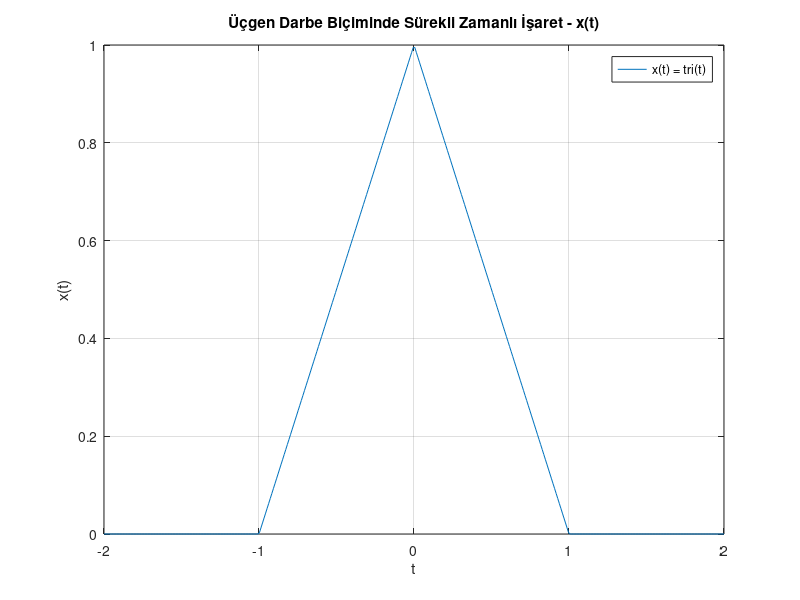
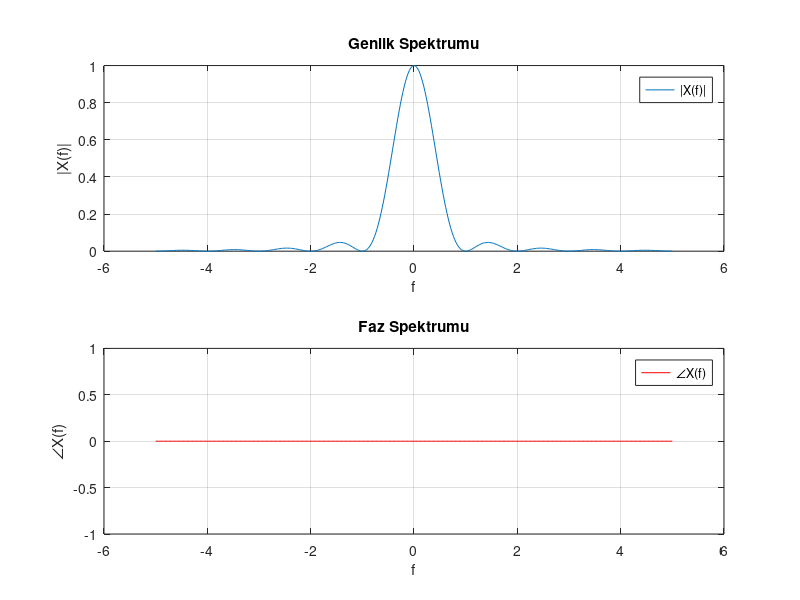

The MATLAB script that drew these images, in order: (Note: this script raises an error after producing the figures.)
% Mehmet ALTINTAŞ 1901022065
% ELM 264 PROJE 2- PROBLEM 1_a
% t aralığını belirleyelim
t = linspace(-2, 2, 400);

% x(t) fonksiyonunu tanımlayalım
x = (abs(t) < 1) .* (1 - abs(t));

% Grafiği çizelim
figure;
plot(t, x, 'DisplayName', 'x(t) = tri(t)');
xlabel('t');
ylabel('x(t)');
title('Üçgen Darbe Biçiminde Sürekli Zamanlı İşaret - x(t)');
grid on;
legend show;


% Mehmet ALTINTAŞ 1901022065
% ELM 264 PROJE 2- PROBLEM 1_b
% Frekans aralığını belirleyelim
f = linspace(-5, 5, 400);

% sinc fonksiyonunu tanımlayalım
sinc_func = @(x) arrayfun(@(y) (y == 0) * 1 + (y ~= 0) * sin(pi*y)./(pi*y), x);

% Genlik spektrumunu hesaplayalım
X_f = sinc_func(f).^2;

% Faz spektrumu
angle_X_f = angle(X_f);

% Genlik spektrumu grafiği
figure('Position', [100, 100, 1200, 600]);

subplot(2, 1, 1);
plot(f, X_f, 'DisplayName', '|X(f)|');
xlabel('f');
ylabel('|X(f)|');
title('Genlik Spektrumu');
grid on;
legend show;

% Faz spektrumu grafiği
subplot(2, 1, 2);
plot(f, angle_X_f, 'DisplayName', '∠X(f)', 'Color', 'r');
xlabel('f');
ylabel('∠X(f)');
title('Faz Spektrumu');
grid on;
legend show;

sgtitle('x(t) işaretinin Genlik ve Faz Spektrumu');


% Mehmet ALTINTAŞ 1901022065
% ELM 264 PROJE 2- PROBLEM 1_c
% Frekans aralığını belirleyelim
f = linspace(-5, 5, 400);

% sinc fonksiyonunu tanımlayalım
sinc_func = @(x) arrayfun(@(y) (y == 0) * 1 + (y ~= 0) * sin(pi*y)./(pi*y), x);

% Genlik spektrumunu hesaplayalım
X_f = sinc_func(f).^2;
Y_f_magnitude = X_f;

% Faz spektrumu
Y_f_phase = -2 * pi * f * 5;

% Genlik spektrumu grafiği
figure('Position', [100, 100, 1200, 600]);

subplot(2, 1, 1);
plot(f, Y_f_magnitude, 'DisplayName', '|Y(f)|');
xlabel('f');
ylabel('|Y(f)|');
title('Genlik Spektrumu');
grid on;
legend show;

% Faz spektrumu grafiği
subplot(2, 1, 2);
plot(f, Y_f_phase, 'DisplayName', '∠Y(f)', 'Color', [1, 0.5, 0]); 
xlabel('f');
ylabel('∠Y(f)');
title('Faz Spektrumu');
grid on;
legend show;

sgtitle('y(t)=x(t−5) işaretinin Genlik ve Faz Spektrumu');


% Mehmet ALTINTAŞ 1901022065
% ELM 264 PROJE 2- PROBLEM 1_d
% Frekans aralığını belirleyelim
f = linspace(-2e6, 2e6, 4000);

% sinc fonksiyonunu tanımlayalım
sinc_func = @(x) arrayfun(@(y) (y == 0) * 1 + (y ~= 0) * sin(pi*y)./(pi*y), x);

% Genlik spektrumunu hesaplayalım
X_f_pos = sinc_func((f - 927e3) / pi).^2;
X_f_neg = sinc_func((f + 927e3) / pi).^2;
Y_f_magnitude = 0.5 * (X_f_pos + X_f_neg);

% Faz spektrumu
Y_f_phase = zeros(size(f));

% Genlik spektrumu grafiği
figure('Position', [100, 100, 1200, 600]);

subplot(2, 1, 1);
plot(f, Y_f_magnitude, 'DisplayName', '|Y(f)|');
xlabel('f (Hz)');
ylabel('|Y(f)|');
title('Genlik Spektrumu');
grid on;
legend show;

% Faz spektrumu grafiği
subplot(2, 1, 2);
plot(f, Y_f_phase, 'DisplayName', '∠Y(f)', 'Color', [1, 0.5, 0]); 
xlabel('f (Hz)');
ylabel('∠Y(f)');
title('Faz Spektrumu');
grid on;
legend show;

sgtitle('y(t) = x(t)cos(2𝜋.927.(10^3)t) işaretinin Genlik ve Faz Spektrumu');


% Mehmet ALTINTAŞ 1901022065
% ELM 264 PROJE 2- PROBLEM 1_e
% Frekans aralığını belirleyelim
f = linspace(-5, 5, 1000);

% sinc fonksiyonunu tanımlayalım
sinc_func = @(x) arrayfun(@(y) (y == 0) * 1 + (y ~= 0) * sin(pi*y)./(pi*y), x);

% Genlik spektrumunu hesaplayalım
magnitude_spectrum = 3 * sinc_func(3 * f).^2;

% Genlik spektrumunu çizelim
figure('Position', [100, 100, 1000, 600]);
plot(f, magnitude_spectrum, 'DisplayName', '|Y(f)|');
title('Genlik Spektrumu ');
xlabel('f (Hz)');
ylabel('|Y(f)|');
grid on;
legend show;

% Faz spektrumu sıfır
phase_spectrum = zeros(size(f));

% Faz spektrumunu çizelim
figure('Position', [100, 100, 1000, 600]);
plot(f, phase_spectrum, 'DisplayName', ' ∠Y(f)');
title('Faz Spektrumu ');
xlabel('f (Hz)');
ylabel('∠Y(f)');
grid on;
legend show;

sgtitle('y(t) = (1/3)x(t/3) işaretinin Genlik ve Faz Spektrumu');

% Mehmet ALTINTAŞ 1901022065
% ELM 264 PROJE 2- PROBLEM 1_f
% Sinc fonksiyonunu tanımlayalım
sinc_func = @(x) sin(pi*x)./(pi*x);

% Frekans aralığını tanımlayalım
f = linspace(-5, 5, 1000);

% Genlik ve faz spektrumunu hesaplayalım
H_f = sinc_func(f);
amplitude_spectrum = abs(H_f);
phase_spectrum = angle(H_f);

% Genlik spektrumunu çizelim
figure('Position', [100, 100, 1200, 600]);

subplot(2, 1, 1);
plot(f, amplitude_spectrum);
title('Genlik Spektrumu');
xlabel('f(Hz)');
ylabel('|H(f)|');
grid on;

% Faz spektrumunu çizelim
subplot(2, 1, 2);
plot(f, phase_spectrum);
title('Faz Spektrumu');
xlabel('f(Hz)');
ylabel('∠H(f)');
grid on;

sgtitle('m(t) = rect(t) Genlik ve Faz Spektrumları');


% Mehmet ALTINTAŞ 1901022065
% ELM 264 PROJE 2- PROBLEM 2_a
% Frekans aralığı
omega = linspace(-pi, pi, 400);

% Genlik spektrumu
X_mag = 1 ./ sqrt((1 - 0.8 * cos(omega)).^2 + (0.8 * sin(omega)).^2);

% Faz spektrumu
X_phase = -atan2(0.8 * sin(omega), 1 - 0.8 * cos(omega));

% Genlik spektrumunu çizelim
figure('Position', [100, 100, 1000, 400]);

subplot(1, 2, 1);
plot(omega, X_mag);
title('Genlik Spektrumu ');
xlabel('f(ω)');
ylabel('|X(e^{jω})|');
grid on;

% Faz spektrumunu çizelim
subplot(1, 2, 2);
plot(omega, X_phase);
title('Faz Spektrumu');
xlabel('f(ω)');
ylabel('∠X(e^{jω})');
grid on;

sgtitle(' x[n] işaretinin Genlik ve Faz Spektrumu');



% Mehmet ALTINTAŞ 1901022065
% ELM 264 PROJE 2- PROBLEM 2_b
% Frekans aralığı
omega = linspace(-pi, pi, 400);

% Orijinal genlik ve faz spektrumları
X_mag = 1 ./ sqrt((1 - 0.8 * cos(omega)).^2 + (0.8 * sin(omega)).^2);
X_phase = -atan2(0.8 * sin(omega), 1 - 0.8 * cos(omega));

% Kaydırılmış sinyalin genlik spektrumu
Y_mag_shifted = X_mag;

% Kaydırılmış sinyalin faz spektrumu
Y_phase_shifted = X_phase - 5 * omega;

% Genlik spektrumunu çizelim
figure('Position', [100, 100, 1000, 400]);

subplot(1, 2, 1);
plot(omega, Y_mag_shifted);
title('Genlik Spektrumu');
xlabel('f(ω)');
ylabel('|Y(e^{jω})|');
grid on;

% Faz spektrumunu çizelim
subplot(1, 2, 2);
plot(omega, Y_phase_shifted);
title('Faz Spektrumu');
xlabel('f(ω)');
ylabel('∠Y(e^{jω})');
grid on;

sgtitle(' y[n] = x[n - 5] işaretinin Genlik ve Faz Spektrumu');

% Mehmet ALTINTAŞ 1901022065
% ELM 264 PROJE 2- PROBLEM 2_c
% Frekans aralığı
omega = linspace(-pi, pi, 400);

% Y(e^jω) fonksiyonunu çağırmak
Y_f_derivative = Y_func(omega);

% Genlik spektrumu
Y_mag_derivative = abs(Y_f_derivative);

% Faz spektrumu
Y_phase_derivative = angle(Y_f_derivative);

% Genlik spektrumunu çizelim
figure('Position', [100, 100, 1000, 400]);

subplot(1, 2, 1);
plot(omega, Y_mag_derivative);
title('Genlik Spektrumu');
xlabel('f(ω)');
ylabel('|Y(e^{jω})|');
grid on;

% Faz spektrumunu çizelim
subplot(1, 2, 2);
plot(omega, Y_phase_derivative);
title('Faz Spektrumu');
xlabel('f(ω)');
ylabel('∠Y(e^{jω})');
grid on;

sgtitle('y[n] = nx[n] işaretinin Genlik ve Faz Spektrumu');


% Mehmet ALTINTAŞ 1901022065
% ELM 264 PROJE 2- PROBLEM 2_d
% Frekans aralığı
omega = linspace(-pi, pi, 400);

% Orijinal genlik ve faz spektrumları
X_mag = 1 ./ sqrt((1 - 0.8 * cos(omega)).^2 + (0.8 * sin(omega)).^2);
X_phase = -atan2(0.8 * sin(omega), 1 - 0.8 * cos(omega));

% Yansıyan sinyalin genlik spektrumu
Y_mag_reflected = X_mag;

% Yansıyan sinyalin faz spektrumu
Y_phase_reflected = -X_phase;

% Genlik spektrumunu çizelim
figure('Position', [100, 100, 1000, 400]);

subplot(1, 2, 1);
plot(omega, Y_mag_reflected);
title('Genlik Spektrumu');
xlabel('f(ω)');
ylabel('|Y(e^{jω})|');
grid on;

% Faz spektrumunu çizelim
subplot(1, 2, 2);
plot(omega, Y_phase_reflected);
title('Faz Spektrumu');
xlabel('f(ω)');
ylabel('∠Y(e^{jω})');
grid on;

sgtitle('y[n] = x[-n] işaretinin Genlik ve Faz Spektrumu');


% Mehmet ALTINTAŞ 1901022065
% ELM 264 PROJE 2- PROBLEM 2_e
% Frekans aralığı
omega = linspace(-pi, pi, 400);

% Orijinal X(e^jω) fonksiyonu
Y_bandlimited = 0.5 * (X_func(omega - 0.1 * pi) + X_func(omega + 0.1 * pi));

% Genlik spektrumu
Y_mag_bandlimited = abs(Y_bandlimited);

% Faz spektrumu
Y_phase_bandlimited = angle(Y_bandlimited);

% Genlik spektrumunu çizelim
figure('Position', [100, 100, 1000, 400]);

subplot(1, 2, 1);
plot(omega, Y_mag_bandlimited);
title('Genlik Spektrumu');
xlabel('f(ω)');
ylabel('|Y(e^{jω})|');
grid on;

% Faz spektrumunu çizelim
subplot(1, 2, 2);
plot(omega, Y_phase_bandlimited);
title('Faz Spektrumu');
xlabel('f(ω)');
ylabel('∠Y(e^{jω})');
grid on;

sgtitle('y[n] = x[n]cos(0.1𝜋n) işaretinin Genlik ve Faz Spektrumu');


% Mehmet ALTINTAŞ 1901022065
% ELM 264 PROJE 2- PROBLEM 2_f
% Frekans aralığı
omega = linspace(-pi, pi, 400);

% Frekans yanıtı H(e^jω)
H_mag_shifted = abs(exp(-1j * omega * 5));
H_phase_shifted = angle(exp(-1j * omega * 5));

% Genlik spektrumunu çizelim
figure('Position', [100, 100, 1000, 400]);

subplot(1, 2, 1);
plot(omega, H_mag_shifted);
title('Genlik Spektrumu');
xlabel('f(ω)');
ylabel('|H(e^{jω})|');
grid on;

% Faz spektrumunu çizelim
subplot(1, 2, 2);
plot(omega, H_phase_shifted);
title('Faz Spektrumu');
xlabel('f(ω)');
ylabel('∠H(e^{jω})');
grid on;

sgtitle('y[n] = 𝛿[n-5] LTI sistemin Genlik ve Faz Spektrumu');

% Fonksiyon tanımlamaları
% Y(e^jω) fonksiyonunu tanımlayalım
function Y_f = Y_func(omega)
    X = 1 ./ (1 - 0.8 * exp(-1j * omega));
    dX_domega = 0.8 * exp(-1j * omega) ./ (1 - 0.8 * exp(-1j * omega)).^2;
    Y_f = 1j * dX_domega;
end

% Orijinal X(e^jω) fonksiyonunu tanımlayalım
function X_omega = X_func(omega)
    X_omega = 1 ./ (1 - 0.8 * exp(-1j * omega));
end
